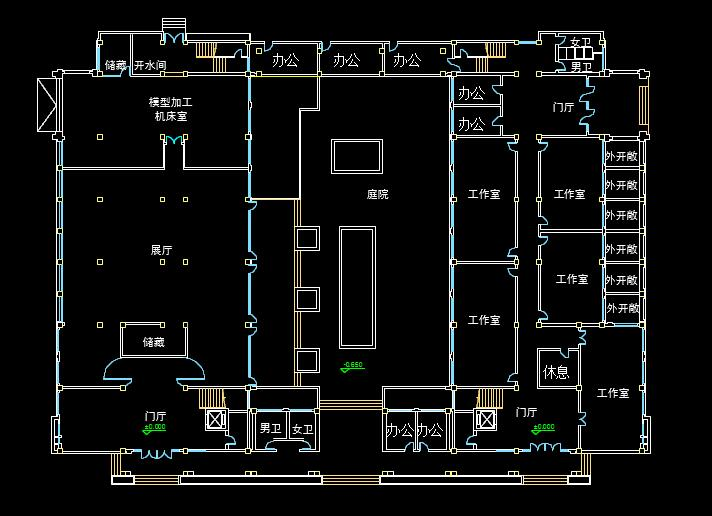
#> input picture resources/detect.jpg, 712 x 516 px, found by its file name
$ python recognizeTest.py   (older library calls are emulated)
#> lines starting #> are read from the running program, lines starting #| are printed output that depends on the picture; after the words box and inside, x2 and y2 are one past the last pixel; in counts of white or black regions, pixels touching at a corner belong together
import cv2
import numpy as np

def draw_contours(img, cnts):  # conts = contours
    img = np.copy(img)
    img = cv2.drawContours(img, cnts, -1, (0, 255, 0), 2)
    return img


def draw_min_rect_circle(img, cnts):  # conts = contours
    img = np.copy(img)
    for cnt in cnts:
        x, y, w, h = cv2.boundingRect(cnt)
        cv2.rectangle(img, (x, y), (x + w, y + h), (255, 0, 0), 2)  # blue

        min_rect = cv2.minAreaRect(cnt)  # min_area_rectangle
        min_rect = np.int0(cv2.boxPoints(min_rect))
        cv2.drawContours(img, [min_rect], 0, (0, 255, 0), 2)  # green
    return img

def draw_approx_hull_polygon(img, cnts):
    #img = np.copy(img)
    img = np.zeros(img.shape, dtype=np.uint8)

    cv2.drawContours(img, cnts, -1, (255, 0, 0), 2)  # blue

    epsilion = img.shape[0]/32
    approxes = [cv2.approxPolyDP(cnt, epsilion, True) for cnt in cnts]
    cv2.polylines(img, approxes, True, (0, 255, 0), 2)  # green

    hulls = [cv2.convexHull(cnt) for cnt in cnts]
    cv2.polylines(img, hulls, True, (0, 0, 255), 2)  # red

    return img


def run():
    image = cv2.imread('H:\Codes\IntelligentBuildingPerformanceDesign\\resources\detect.jpg')  # a black objects on white image is better
#> image is the input picture: shape (516, 712, 3); mean B, G, R 18.1, 18.3, 17.5
    thresh = cv2.Canny(image, 128, 256)
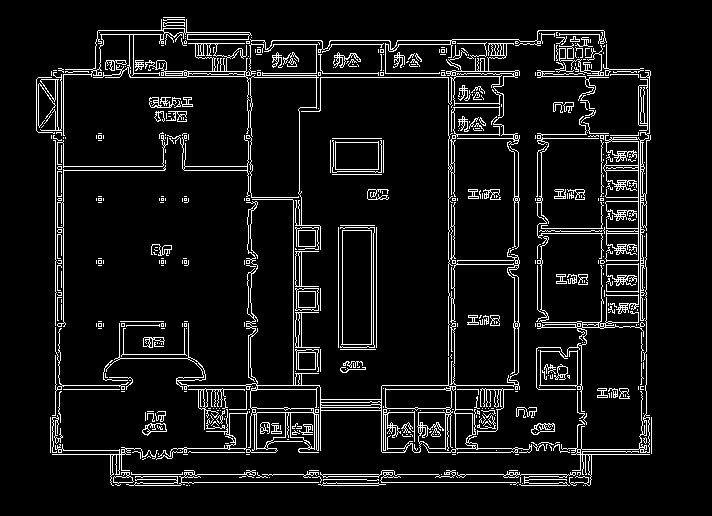
#> thresh: shape (516, 712); 7.8% white in thin lines or dots, all inside (x1, y1, x2, y2) = (36, 17, 652, 486)
    thresh, contours, hierarchy = cv2.findContours(thresh, cv2.RETR_EXTERNAL, cv2.CHAIN_APPROX_SIMPLE)
#> contours = 484 contours, 414 with area under 20; largest, box (x1, y1, x2, y2) and area: (106, 199, 520, 457) 15822, (341, 230, 372, 345) 3306, (63, 19, 607, 250) 2250, (335, 141, 379, 170) 1162, (603, 70, 651, 321) 1068

    '''for i in contours:
        averageX,averageY=0,0
        print(i.shape)
        for j in i:
            averageX+=j[0][0]
            averageY+=j[0][1]
        averageX=averageX
        averageY=averageY'''

    imgs = [image, thresh,draw_min_rect_circle(image, contours)]
#> the loop in draw_min_rect_circle, `for cnt in cnts:` made 484 passes
#> (x, y, w, h, min_rect) on passes 1 to 3: (585, 485, 1, 1, [[585, 485], [585, 485], [585, 485], [585, 485]]), (583, 485, 1, 1, [[583, 485], [583, 485], [583, 485], [583, 485]]), (517, 485, 1, 1, [[517, 485], [517, 485], [517, 485], [517, 485]])
#> after the loop in draw_min_rect_circle, `for cnt in cnts:`:
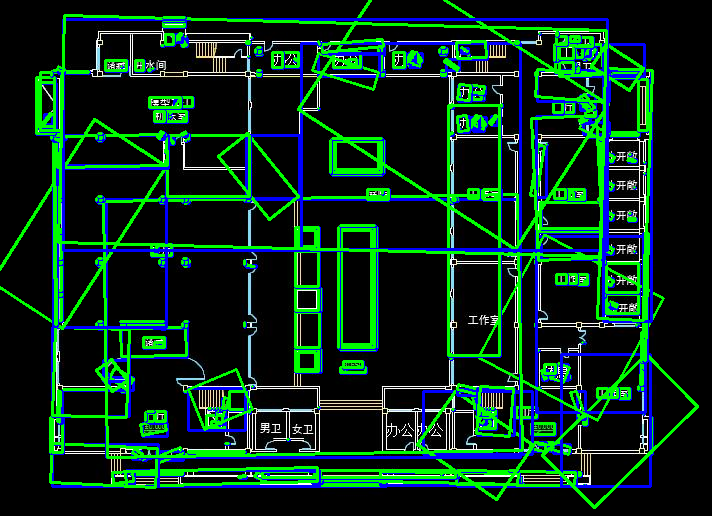
#> img: shape (516, 712, 3); mean B, G, R 27.4, 44.3, 8.8
    for img in imgs:
        cv2.imwrite("%s.jpg" % id(img), img)
        cv2.imshow("contours", img)
#> this loop made 3 passes


if __name__ == '__main__':
    run()
pass
